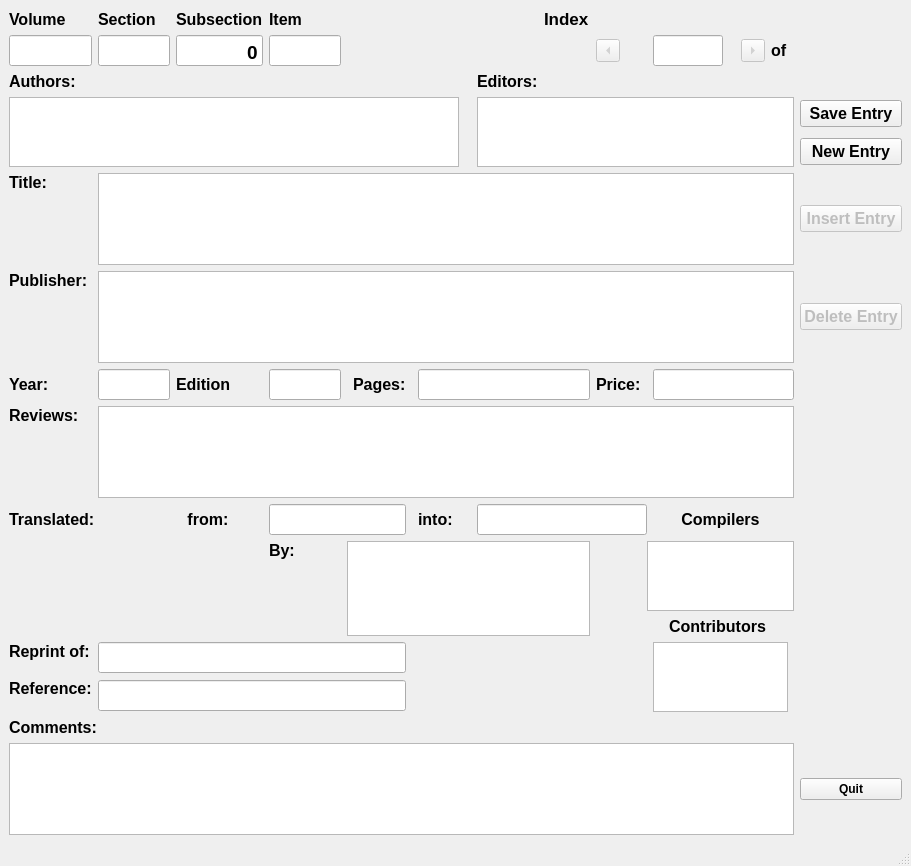
<?xml version="1.0" encoding="UTF-8"?>
<ui version="4.0">
 <class>MainWindow</class>
 <widget class="QMainWindow" name="MainWindow">
  <property name="geometry">
   <rect>
    <x>0</x>
    <y>0</y>
    <width>911</width>
    <height>866</height>
   </rect>
  </property>
  <property name="font">
   <font>
    <weight>75</weight>
    <bold>true</bold>
   </font>
  </property>
  <property name="windowTitle">
   <string>document1 - BookEntry</string>
  </property>
  <widget class="QWidget" name="centralwidget">
   <layout class="QGridLayout" name="gridLayout">
    <item row="15" column="14">
     <widget class="QLabel" name="priceLabel">
      <property name="font">
       <font>
        <pointsize>12</pointsize>
        <weight>75</weight>
        <bold>true</bold>
       </font>
      </property>
      <property name="text">
       <string>Price:</string>
      </property>
      <property name="alignment">
       <set>Qt::AlignLeading|Qt::AlignLeft|Qt::AlignVCenter</set>
      </property>
     </widget>
    </item>
    <item row="15" column="16" colspan="6">
     <widget class="QLineEdit" name="priceEntry">
      <property name="font">
       <font>
        <pointsize>14</pointsize>
       </font>
      </property>
      <property name="toolTip">
       <string>Cost at time of review</string>
      </property>
      <property name="alignment">
       <set>Qt::AlignBottom|Qt::AlignLeading|Qt::AlignLeft</set>
      </property>
     </widget>
    </item>
    <item row="14" column="22">
     <widget class="QPushButton" name="deleteButton">
      <property name="enabled">
       <bool>false</bool>
      </property>
      <property name="font">
       <font>
        <pointsize>12</pointsize>
       </font>
      </property>
      <property name="focusPolicy">
       <enum>Qt::ClickFocus</enum>
      </property>
      <property name="toolTip">
       <string>Delete current record</string>
      </property>
      <property name="text">
       <string>Delete Entry</string>
      </property>
     </widget>
    </item>
    <item row="5" column="12">
     <widget class="QLabel" name="editorLabel">
      <property name="font">
       <font>
        <pointsize>12</pointsize>
        <weight>75</weight>
        <bold>true</bold>
       </font>
      </property>
      <property name="text">
       <string>Editors:</string>
      </property>
      <property name="alignment">
       <set>Qt::AlignLeading|Qt::AlignLeft|Qt::AlignTop</set>
      </property>
     </widget>
    </item>
    <item row="15" column="1">
     <widget class="QLineEdit" name="yearEntry">
      <property name="font">
       <font>
        <pointsize>14</pointsize>
       </font>
      </property>
      <property name="toolTip">
       <string>Year published</string>
      </property>
      <property name="alignment">
       <set>Qt::AlignBottom|Qt::AlignLeading|Qt::AlignLeft</set>
      </property>
     </widget>
    </item>
    <item row="15" column="5">
     <widget class="QLabel" name="pageLabel">
      <property name="font">
       <font>
        <pointsize>12</pointsize>
        <weight>75</weight>
        <bold>true</bold>
       </font>
      </property>
      <property name="text">
       <string>Pages:</string>
      </property>
     </widget>
    </item>
    <item row="22" column="0">
     <widget class="QLabel" name="referenceLabel">
      <property name="font">
       <font>
        <pointsize>12</pointsize>
        <weight>75</weight>
        <bold>true</bold>
       </font>
      </property>
      <property name="text">
       <string>Reference:</string>
      </property>
      <property name="alignment">
       <set>Qt::AlignLeading|Qt::AlignLeft|Qt::AlignTop</set>
      </property>
     </widget>
    </item>
    <item row="3" column="1">
     <widget class="QLineEdit" name="secNum">
      <property name="font">
       <font>
        <pointsize>14</pointsize>
       </font>
      </property>
      <property name="toolTip">
       <string>AJB Section number</string>
      </property>
      <property name="text">
       <string/>
      </property>
      <property name="alignment">
       <set>Qt::AlignBottom|Qt::AlignRight|Qt::AlignTrailing</set>
      </property>
     </widget>
    </item>
    <item row="2" column="0">
     <widget class="QLabel" name="volLabel">
      <property name="font">
       <font>
        <pointsize>12</pointsize>
        <weight>75</weight>
        <bold>true</bold>
       </font>
      </property>
      <property name="text">
       <string>Volume</string>
      </property>
     </widget>
    </item>
    <item row="18" column="4" rowspan="3" colspan="10">
     <widget class="QTextEdit" name="translatorEntry">
      <property name="font">
       <font>
        <pointsize>14</pointsize>
       </font>
      </property>
      <property name="toolTip">
       <string>Translator's names</string>
      </property>
      <property name="tabChangesFocus">
       <bool>true</bool>
      </property>
     </widget>
    </item>
    <item row="3" column="16">
     <widget class="QLineEdit" name="indexEntry">
      <property name="font">
       <font>
        <pointsize>14</pointsize>
        <weight>50</weight>
        <bold>false</bold>
       </font>
      </property>
      <property name="toolTip">
       <string>Index number of the current entry</string>
      </property>
      <property name="maxLength">
       <number>3</number>
      </property>
      <property name="alignment">
       <set>Qt::AlignRight|Qt::AlignTrailing|Qt::AlignVCenter</set>
      </property>
     </widget>
    </item>
    <item row="15" column="2">
     <widget class="QLabel" name="editionLabel">
      <property name="font">
       <font>
        <pointsize>12</pointsize>
        <weight>75</weight>
        <bold>true</bold>
       </font>
      </property>
      <property name="text">
       <string>Edition</string>
      </property>
      <property name="alignment">
       <set>Qt::AlignLeading|Qt::AlignLeft|Qt::AlignVCenter</set>
      </property>
     </widget>
    </item>
    <item row="9" column="1" colspan="21">
     <widget class="QTextEdit" name="titleEntry">
      <property name="font">
       <font>
        <pointsize>14</pointsize>
       </font>
      </property>
      <property name="toolTip">
       <string>Title of the book</string>
      </property>
      <property name="tabChangesFocus">
       <bool>true</bool>
      </property>
     </widget>
    </item>
    <item row="6" column="0" rowspan="2" colspan="10">
     <widget class="QTextEdit" name="authorEntry">
      <property name="font">
       <font>
        <pointsize>14</pointsize>
       </font>
      </property>
      <property name="toolTip">
       <string>Author list, one author per line</string>
      </property>
      <property name="tabChangesFocus">
       <bool>true</bool>
      </property>
     </widget>
    </item>
    <item row="20" column="15" colspan="6">
     <widget class="QLabel" name="contribLabel">
      <property name="font">
       <font>
        <pointsize>12</pointsize>
        <weight>75</weight>
        <bold>true</bold>
       </font>
      </property>
      <property name="text">
       <string>Contributors</string>
      </property>
      <property name="alignment">
       <set>Qt::AlignCenter</set>
      </property>
     </widget>
    </item>
    <item row="14" column="1" colspan="21">
     <widget class="QTextEdit" name="publEntry">
      <property name="font">
       <font>
        <pointsize>14</pointsize>
       </font>
      </property>
      <property name="toolTip">
       <string>Place : Publisher, one per line</string>
      </property>
      <property name="tabChangesFocus">
       <bool>true</bool>
      </property>
     </widget>
    </item>
    <item row="6" column="22">
     <widget class="QPushButton" name="acceptButton">
      <property name="font">
       <font>
        <pointsize>12</pointsize>
       </font>
      </property>
      <property name="focusPolicy">
       <enum>Qt::ClickFocus</enum>
      </property>
      <property name="toolTip">
       <string>Click to test and accecpt the record</string>
      </property>
      <property name="text">
       <string>Save Entry</string>
      </property>
     </widget>
    </item>
    <item row="7" column="22">
     <widget class="QPushButton" name="newEntryButton">
      <property name="font">
       <font>
        <pointsize>12</pointsize>
       </font>
      </property>
      <property name="focusPolicy">
       <enum>Qt::ClickFocus</enum>
      </property>
      <property name="toolTip">
       <string>Make a new entry</string>
      </property>
      <property name="text">
       <string>New Entry</string>
      </property>
     </widget>
    </item>
    <item row="14" column="0">
     <widget class="QLabel" name="publLabel">
      <property name="font">
       <font>
        <pointsize>12</pointsize>
        <weight>75</weight>
        <bold>true</bold>
       </font>
      </property>
      <property name="text">
       <string>Publisher:</string>
      </property>
      <property name="alignment">
       <set>Qt::AlignLeading|Qt::AlignLeft|Qt::AlignTop</set>
      </property>
     </widget>
    </item>
    <item row="23" column="0" colspan="2">
     <widget class="QLabel" name="commentsLabel">
      <property name="font">
       <font>
        <pointsize>12</pointsize>
        <weight>75</weight>
        <bold>true</bold>
       </font>
      </property>
      <property name="text">
       <string>Comments:</string>
      </property>
      <property name="alignment">
       <set>Qt::AlignBottom|Qt::AlignLeading|Qt::AlignLeft</set>
      </property>
     </widget>
    </item>
    <item row="16" column="1" colspan="21">
     <widget class="QTextEdit" name="reviewsEntry">
      <property name="font">
       <font>
        <pointsize>14</pointsize>
       </font>
      </property>
      <property name="toolTip">
       <string>Reviews, one per line</string>
      </property>
      <property name="tabChangesFocus">
       <bool>true</bool>
      </property>
     </widget>
    </item>
    <item row="16" column="0">
     <widget class="QLabel" name="reviewsLabel">
      <property name="font">
       <font>
        <pointsize>12</pointsize>
        <weight>75</weight>
        <bold>true</bold>
       </font>
      </property>
      <property name="text">
       <string>Reviews:</string>
      </property>
      <property name="alignment">
       <set>Qt::AlignLeading|Qt::AlignLeft|Qt::AlignTop</set>
      </property>
     </widget>
    </item>
    <item row="18" column="15" rowspan="2" colspan="7">
     <widget class="QTextEdit" name="compilersEntry">
      <property name="font">
       <font>
        <pointsize>14</pointsize>
       </font>
      </property>
      <property name="toolTip">
       <string>Compiler's names</string>
      </property>
      <property name="tabChangesFocus">
       <bool>true</bool>
      </property>
     </widget>
    </item>
    <item row="25" column="0" colspan="22">
     <widget class="QTextEdit" name="commentsEntry">
      <property name="font">
       <font>
        <pointsize>14</pointsize>
       </font>
      </property>
      <property name="toolTip">
       <string>Comments, one per line</string>
      </property>
      <property name="tabChangesFocus">
       <bool>true</bool>
      </property>
     </widget>
    </item>
    <item row="25" column="22">
     <widget class="QPushButton" name="quitButton">
      <property name="focusPolicy">
       <enum>Qt::ClickFocus</enum>
      </property>
      <property name="toolTip">
       <string>Quit the application</string>
      </property>
      <property name="text">
       <string>Quit</string>
      </property>
     </widget>
    </item>
    <item row="17" column="7" colspan="2">
     <widget class="QLabel" name="intoLabel">
      <property name="font">
       <font>
        <pointsize>12</pointsize>
        <weight>75</weight>
        <bold>true</bold>
       </font>
      </property>
      <property name="text">
       <string>into:</string>
      </property>
     </widget>
    </item>
    <item row="5" column="0">
     <widget class="QLabel" name="authorLabel">
      <property name="font">
       <font>
        <pointsize>12</pointsize>
        <weight>75</weight>
        <bold>true</bold>
       </font>
      </property>
      <property name="text">
       <string>Authors:</string>
      </property>
      <property name="alignment">
       <set>Qt::AlignLeading|Qt::AlignLeft|Qt::AlignTop</set>
      </property>
     </widget>
    </item>
    <item row="6" column="12" rowspan="2" colspan="10">
     <widget class="QTextEdit" name="editorEntry">
      <property name="font">
       <font>
        <pointsize>14</pointsize>
       </font>
      </property>
      <property name="toolTip">
       <string>Editor list, one editor per line</string>
      </property>
      <property name="tabChangesFocus">
       <bool>true</bool>
      </property>
     </widget>
    </item>
    <item row="9" column="0">
     <widget class="QLabel" name="titleLabel">
      <property name="font">
       <font>
        <pointsize>12</pointsize>
        <weight>75</weight>
        <bold>true</bold>
       </font>
      </property>
      <property name="text">
       <string>Title:</string>
      </property>
      <property name="alignment">
       <set>Qt::AlignLeading|Qt::AlignLeft|Qt::AlignTop</set>
      </property>
     </widget>
    </item>
    <item row="17" column="0" colspan="3">
     <widget class="QLabel" name="translateLabel">
      <property name="font">
       <font>
        <pointsize>12</pointsize>
        <weight>75</weight>
        <bold>true</bold>
       </font>
      </property>
      <property name="midLineWidth">
       <number>2</number>
      </property>
      <property name="text">
       <string>Translated:                     from:</string>
      </property>
     </widget>
    </item>
    <item row="17" column="12" colspan="4">
     <widget class="QLineEdit" name="tolangEntry">
      <property name="font">
       <font>
        <pointsize>14</pointsize>
       </font>
      </property>
      <property name="toolTip">
       <string>The language of this work.</string>
      </property>
     </widget>
    </item>
    <item row="15" column="3">
     <widget class="QLineEdit" name="editionEntry">
      <property name="font">
       <font>
        <pointsize>14</pointsize>
       </font>
      </property>
      <property name="alignment">
       <set>Qt::AlignLeading|Qt::AlignLeft|Qt::AlignTop</set>
      </property>
     </widget>
    </item>
    <item row="17" column="16" colspan="5">
     <widget class="QLabel" name="compilersLabel">
      <property name="font">
       <font>
        <pointsize>12</pointsize>
        <weight>75</weight>
        <bold>true</bold>
       </font>
      </property>
      <property name="text">
       <string>Compilers</string>
      </property>
      <property name="alignment">
       <set>Qt::AlignCenter</set>
      </property>
     </widget>
    </item>
    <item row="21" column="1" colspan="5">
     <widget class="QLineEdit" name="reprintEntry">
      <property name="font">
       <font>
        <pointsize>14</pointsize>
       </font>
      </property>
     </widget>
    </item>
    <item row="21" column="16" rowspan="2" colspan="5">
     <widget class="QTextEdit" name="contribEntry">
      <property name="font">
       <font>
        <pointsize>14</pointsize>
       </font>
      </property>
      <property name="toolTip">
       <string>Contributor's names, one per line</string>
      </property>
      <property name="tabChangesFocus">
       <bool>true</bool>
      </property>
     </widget>
    </item>
    <item row="15" column="7" colspan="7">
     <widget class="QLineEdit" name="pageEntry">
      <property name="font">
       <font>
        <pointsize>14</pointsize>
       </font>
      </property>
      <property name="toolTip">
       <string>Page count</string>
      </property>
      <property name="alignment">
       <set>Qt::AlignBottom|Qt::AlignLeading|Qt::AlignLeft</set>
      </property>
     </widget>
    </item>
    <item row="2" column="13">
     <widget class="QLabel" name="indexLabel">
      <property name="font">
       <font>
        <pointsize>13</pointsize>
        <weight>75</weight>
        <bold>true</bold>
       </font>
      </property>
      <property name="toolTip">
       <string>Index number with in the file</string>
      </property>
      <property name="text">
       <string>Index</string>
      </property>
     </widget>
    </item>
    <item row="15" column="0">
     <widget class="QLabel" name="yearLabel">
      <property name="font">
       <font>
        <pointsize>12</pointsize>
        <weight>75</weight>
        <bold>true</bold>
       </font>
      </property>
      <property name="text">
       <string>Year:</string>
      </property>
      <property name="alignment">
       <set>Qt::AlignLeading|Qt::AlignLeft|Qt::AlignVCenter</set>
      </property>
     </widget>
    </item>
    <item row="3" column="0">
     <widget class="QLineEdit" name="volNum">
      <property name="font">
       <font>
        <pointsize>14</pointsize>
       </font>
      </property>
      <property name="toolTip">
       <string>AJB Volume number</string>
      </property>
      <property name="alignment">
       <set>Qt::AlignBottom|Qt::AlignRight|Qt::AlignTrailing</set>
      </property>
      <property name="readOnly">
       <bool>false</bool>
      </property>
      <property name="placeholderText">
       <string/>
      </property>
     </widget>
    </item>
    <item row="3" column="20">
     <widget class="QLabel" name="ofnumLabel">
      <property name="font">
       <font>
        <pointsize>12</pointsize>
        <weight>75</weight>
        <bold>true</bold>
       </font>
      </property>
      <property name="text">
       <string>of</string>
      </property>
     </widget>
    </item>
    <item row="2" column="1">
     <widget class="QLabel" name="secLabel">
      <property name="font">
       <font>
        <pointsize>12</pointsize>
        <weight>75</weight>
        <bold>true</bold>
       </font>
      </property>
      <property name="text">
       <string>Section</string>
      </property>
     </widget>
    </item>
    <item row="18" column="3">
     <widget class="QLabel" name="translatebyLabel">
      <property name="font">
       <font>
        <pointsize>12</pointsize>
        <weight>75</weight>
        <bold>true</bold>
       </font>
      </property>
      <property name="text">
       <string>By:</string>
      </property>
      <property name="alignment">
       <set>Qt::AlignLeading|Qt::AlignLeft|Qt::AlignTop</set>
      </property>
     </widget>
    </item>
    <item row="3" column="14">
     <widget class="QToolButton" name="prevButton">
      <property name="enabled">
       <bool>false</bool>
      </property>
      <property name="font">
       <font>
        <pointsize>12</pointsize>
       </font>
      </property>
      <property name="focusPolicy">
       <enum>Qt::ClickFocus</enum>
      </property>
      <property name="toolTip">
       <string>Previous record</string>
      </property>
      <property name="text">
       <string>...</string>
      </property>
      <property name="shortcut">
       <string>Ctrl+B</string>
      </property>
      <property name="arrowType">
       <enum>Qt::LeftArrow</enum>
      </property>
     </widget>
    </item>
    <item row="3" column="19">
     <widget class="QToolButton" name="nextButton">
      <property name="enabled">
       <bool>false</bool>
      </property>
      <property name="font">
       <font>
        <pointsize>12</pointsize>
        <weight>75</weight>
        <bold>true</bold>
       </font>
      </property>
      <property name="focusPolicy">
       <enum>Qt::ClickFocus</enum>
      </property>
      <property name="toolTip">
       <string>Next record</string>
      </property>
      <property name="text">
       <string>...</string>
      </property>
      <property name="shortcut">
       <string>Ctrl+F</string>
      </property>
      <property name="arrowType">
       <enum>Qt::RightArrow</enum>
      </property>
     </widget>
    </item>
    <item row="9" column="22">
     <widget class="QPushButton" name="insertButton">
      <property name="enabled">
       <bool>false</bool>
      </property>
      <property name="font">
       <font>
        <pointsize>12</pointsize>
       </font>
      </property>
      <property name="focusPolicy">
       <enum>Qt::ClickFocus</enum>
      </property>
      <property name="toolTip">
       <string>Insert current record</string>
      </property>
      <property name="text">
       <string>Insert Entry</string>
      </property>
     </widget>
    </item>
    <item row="22" column="1" colspan="5">
     <widget class="QLineEdit" name="referenceEntry">
      <property name="font">
       <font>
        <pointsize>14</pointsize>
       </font>
      </property>
     </widget>
    </item>
    <item row="21" column="0">
     <widget class="QLabel" name="reprintLabel">
      <property name="font">
       <font>
        <pointsize>12</pointsize>
        <weight>75</weight>
        <bold>true</bold>
       </font>
      </property>
      <property name="frameShape">
       <enum>QFrame::NoFrame</enum>
      </property>
      <property name="frameShadow">
       <enum>QFrame::Plain</enum>
      </property>
      <property name="text">
       <string>Reprint of:</string>
      </property>
      <property name="alignment">
       <set>Qt::AlignLeading|Qt::AlignLeft|Qt::AlignTop</set>
      </property>
     </widget>
    </item>
    <item row="17" column="3" colspan="3">
     <widget class="QLineEdit" name="fromlangEntry">
      <property name="font">
       <font>
        <pointsize>14</pointsize>
       </font>
      </property>
      <property name="toolTip">
       <string>Language the work as translated out of</string>
      </property>
     </widget>
    </item>
    <item row="3" column="2">
     <widget class="QLineEdit" name="subSecNum">
      <property name="font">
       <font>
        <pointsize>14</pointsize>
       </font>
      </property>
      <property name="toolTip">
       <string>AJB subsection number if applicable</string>
      </property>
      <property name="text">
       <string>0</string>
      </property>
      <property name="alignment">
       <set>Qt::AlignBottom|Qt::AlignRight|Qt::AlignTrailing</set>
      </property>
     </widget>
    </item>
    <item row="2" column="2">
     <widget class="QLabel" name="subSecLabel">
      <property name="font">
       <font>
        <pointsize>12</pointsize>
        <weight>75</weight>
        <bold>true</bold>
       </font>
      </property>
      <property name="text">
       <string>Subsection</string>
      </property>
     </widget>
    </item>
    <item row="3" column="3">
     <widget class="QLineEdit" name="itemNum">
      <property name="font">
       <font>
        <pointsize>14</pointsize>
       </font>
      </property>
      <property name="toolTip">
       <string>AJB item number in the section</string>
      </property>
      <property name="text">
       <string/>
      </property>
      <property name="alignment">
       <set>Qt::AlignBottom|Qt::AlignRight|Qt::AlignTrailing</set>
      </property>
     </widget>
    </item>
    <item row="2" column="3">
     <widget class="QLabel" name="itemLabel">
      <property name="font">
       <font>
        <pointsize>12</pointsize>
        <weight>75</weight>
        <bold>true</bold>
       </font>
      </property>
      <property name="text">
       <string>Item</string>
      </property>
     </widget>
    </item>
   </layout>
  </widget>
  <widget class="QMenuBar" name="menubar">
   <property name="geometry">
    <rect>
     <x>0</x>
     <y>0</y>
     <width>911</width>
     <height>25</height>
    </rect>
   </property>
  </widget>
  <widget class="QStatusBar" name="statusbar"/>
 </widget>
 <tabstops>
  <tabstop>volNum</tabstop>
  <tabstop>secNum</tabstop>
  <tabstop>subSecNum</tabstop>
  <tabstop>itemNum</tabstop>
  <tabstop>authorEntry</tabstop>
  <tabstop>titleEntry</tabstop>
  <tabstop>editorEntry</tabstop>
  <tabstop>publEntry</tabstop>
  <tabstop>yearEntry</tabstop>
  <tabstop>editionEntry</tabstop>
  <tabstop>pageEntry</tabstop>
  <tabstop>priceEntry</tabstop>
  <tabstop>reviewsEntry</tabstop>
  <tabstop>fromlangEntry</tabstop>
  <tabstop>tolangEntry</tabstop>
  <tabstop>translatorEntry</tabstop>
  <tabstop>compilersEntry</tabstop>
  <tabstop>contribEntry</tabstop>
  <tabstop>reprintEntry</tabstop>
  <tabstop>referenceEntry</tabstop>
  <tabstop>commentsEntry</tabstop>
  <tabstop>indexEntry</tabstop>
 </tabstops>
 <resources/>
 <connections/>
</ui>
